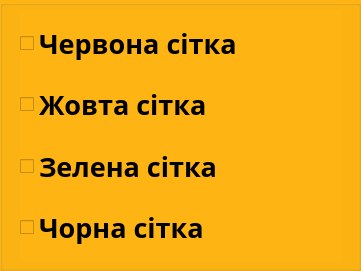
   <widget class="QGroupBox" name="groupBox_5">
    <property name="geometry">
     <rect>
      <x>750</x>
      <y>970</y>
      <width>361</width>
      <height>271</height>
     </rect>
    </property>
    <property name="palette">
     <palette>
      <active>
       <colorrole role="WindowText">
        <brush brushstyle="SolidPattern">
         <color alpha="255">
          <red>0</red>
          <green>0</green>
          <blue>0</blue>
         </color>
        </brush>
       </colorrole>
       <colorrole role="Button">
        <brush brushstyle="SolidPattern">
         <color alpha="255">
          <red>254</red>
          <green>180</green>
          <blue>19</blue>
         </color>
        </brush>
       </colorrole>
       <colorrole role="Light">
        <brush brushstyle="SolidPattern">
         <color alpha="255">
          <red>212</red>
          <green>255</green>
          <blue>223</blue>
         </color>
        </brush>
       </colorrole>
       <colorrole role="Midlight">
        <brush brushstyle="SolidPattern">
         <color alpha="255">
          <red>148</red>
          <green>255</green>
          <blue>175</blue>
         </color>
        </brush>
       </colorrole>
       <colorrole role="Dark">
        <brush brushstyle="SolidPattern">
         <color alpha="255">
          <red>42</red>
          <green>127</green>
          <blue>63</blue>
         </color>
        </brush>
       </colorrole>
       <colorrole role="Mid">
        <brush brushstyle="SolidPattern">
         <color alpha="255">
          <red>57</red>
          <green>170</green>
          <blue>85</blue>
         </color>
        </brush>
       </colorrole>
       <colorrole role="Text">
        <brush brushstyle="SolidPattern">
         <color alpha="255">
          <red>0</red>
          <green>0</green>
          <blue>0</blue>
         </color>
        </brush>
       </colorrole>
       <colorrole role="BrightText">
        <brush brushstyle="SolidPattern">
         <color alpha="255">
          <red>255</red>
          <green>255</green>
          <blue>255</blue>
         </color>
        </brush>
       </colorrole>
       <colorrole role="ButtonText">
        <brush brushstyle="SolidPattern">
         <color alpha="255">
          <red>0</red>
          <green>0</green>
          <blue>0</blue>
         </color>
        </brush>
       </colorrole>
       <colorrole role="Base">
        <brush brushstyle="SolidPattern">
         <color alpha="255">
          <red>254</red>
          <green>180</green>
          <blue>19</blue>
         </color>
        </brush>
       </colorrole>
       <colorrole role="Window">
        <brush brushstyle="SolidPattern">
         <color alpha="255">
          <red>254</red>
          <green>180</green>
          <blue>19</blue>
         </color>
        </brush>
       </colorrole>
       <colorrole role="Shadow">
        <brush brushstyle="SolidPattern">
         <color alpha="255">
          <red>0</red>
          <green>0</green>
          <blue>0</blue>
         </color>
        </brush>
       </colorrole>
       <colorrole role="AlternateBase">
        <brush brushstyle="SolidPattern">
         <color alpha="255">
          <red>170</red>
          <green>255</green>
          <blue>191</blue>
         </color>
        </brush>
       </colorrole>
       <colorrole role="ToolTipBase">
        <brush brushstyle="SolidPattern">
         <color alpha="255">
          <red>255</red>
          <green>255</green>
          <blue>220</blue>
         </color>
        </brush>
       </colorrole>
       <colorrole role="ToolTipText">
        <brush brushstyle="SolidPattern">
         <color alpha="255">
          <red>0</red>
          <green>0</green>
          <blue>0</blue>
         </color>
        </brush>
       </colorrole>
       <colorrole role="PlaceholderText">
        <brush brushstyle="SolidPattern">
         <color alpha="127">
          <red>0</red>
          <green>0</green>
          <blue>0</blue>
         </color>
        </brush>
       </colorrole>
      </active>
      <inactive>
       <colorrole role="WindowText">
        <brush brushstyle="SolidPattern">
         <color alpha="255">
          <red>0</red>
          <green>0</green>
          <blue>0</blue>
         </color>
        </brush>
       </colorrole>
       <colorrole role="Button">
        <brush brushstyle="SolidPattern">
         <color alpha="255">
          <red>254</red>
          <green>180</green>
          <blue>19</blue>
         </color>
        </brush>
       </colorrole>
       <colorrole role="Light">
        <brush brushstyle="SolidPattern">
         <color alpha="255">
          <red>212</red>
          <green>255</green>
          <blue>223</blue>
         </color>
        </brush>
       </colorrole>
       <colorrole role="Midlight">
        <brush brushstyle="SolidPattern">
         <color alpha="255">
          <red>148</red>
          <green>255</green>
          <blue>175</blue>
         </color>
        </brush>
       </colorrole>
       <colorrole role="Dark">
        <brush brushstyle="SolidPattern">
         <color alpha="255">
          <red>42</red>
          <green>127</green>
          <blue>63</blue>
         </color>
        </brush>
       </colorrole>
       <colorrole role="Mid">
        <brush brushstyle="SolidPattern">
         <color alpha="255">
          <red>57</red>
          <green>170</green>
          <blue>85</blue>
         </color>
        </brush>
       </colorrole>
       <colorrole role="Text">
        <brush brushstyle="SolidPattern">
         <color alpha="255">
          <red>0</red>
          <green>0</green>
          <blue>0</blue>
         </color>
        </brush>
       </colorrole>
       <colorrole role="BrightText">
        <brush brushstyle="SolidPattern">
         <color alpha="255">
          <red>255</red>
          <green>255</green>
          <blue>255</blue>
         </color>
        </brush>
       </colorrole>
       <colorrole role="ButtonText">
        <brush brushstyle="SolidPattern">
         <color alpha="255">
          <red>0</red>
          <green>0</green>
          <blue>0</blue>
         </color>
        </brush>
       </colorrole>
       <colorrole role="Base">
        <brush brushstyle="SolidPattern">
         <color alpha="255">
          <red>254</red>
          <green>180</green>
          <blue>19</blue>
         </color>
        </brush>
       </colorrole>
       <colorrole role="Window">
        <brush brushstyle="SolidPattern">
         <color alpha="255">
          <red>254</red>
          <green>180</green>
          <blue>19</blue>
         </color>
        </brush>
       </colorrole>
       <colorrole role="Shadow">
        <brush brushstyle="SolidPattern">
         <color alpha="255">
          <red>0</red>
          <green>0</green>
          <blue>0</blue>
         </color>
        </brush>
       </colorrole>
       <colorrole role="AlternateBase">
        <brush brushstyle="SolidPattern">
         <color alpha="255">
          <red>170</red>
          <green>255</green>
          <blue>191</blue>
         </color>
        </brush>
       </colorrole>
       <colorrole role="ToolTipBase">
        <brush brushstyle="SolidPattern">
         <color alpha="255">
          <red>255</red>
          <green>255</green>
          <blue>220</blue>
         </color>
        </brush>
       </colorrole>
       <colorrole role="ToolTipText">
        <brush brushstyle="SolidPattern">
         <color alpha="255">
          <red>0</red>
          <green>0</green>
          <blue>0</blue>
         </color>
        </brush>
       </colorrole>
       <colorrole role="PlaceholderText">
        <brush brushstyle="SolidPattern">
         <color alpha="127">
          <red>0</red>
          <green>0</green>
          <blue>0</blue>
         </color>
        </brush>
       </colorrole>
      </inactive>
      <disabled>
       <colorrole role="WindowText">
        <brush brushstyle="SolidPattern">
         <color alpha="255">
          <red>42</red>
          <green>127</green>
          <blue>63</blue>
         </color>
        </brush>
       </colorrole>
       <colorrole role="Button">
        <brush brushstyle="SolidPattern">
         <color alpha="255">
          <red>254</red>
          <green>180</green>
          <blue>19</blue>
         </color>
        </brush>
       </colorrole>
       <colorrole role="Light">
        <brush brushstyle="SolidPattern">
         <color alpha="255">
          <red>212</red>
          <green>255</green>
          <blue>223</blue>
         </color>
        </brush>
       </colorrole>
       <colorrole role="Midlight">
        <brush brushstyle="SolidPattern">
         <color alpha="255">
          <red>148</red>
          <green>255</green>
          <blue>175</blue>
         </color>
        </brush>
       </colorrole>
       <colorrole role="Dark">
        <brush brushstyle="SolidPattern">
         <color alpha="255">
          <red>42</red>
          <green>127</green>
          <blue>63</blue>
         </color>
        </brush>
       </colorrole>
       <colorrole role="Mid">
        <brush brushstyle="SolidPattern">
         <color alpha="255">
          <red>57</red>
          <green>170</green>
          <blue>85</blue>
         </color>
        </brush>
       </colorrole>
       <colorrole role="Text">
        <brush brushstyle="SolidPattern">
         <color alpha="255">
          <red>42</red>
          <green>127</green>
          <blue>63</blue>
         </color>
        </brush>
       </colorrole>
       <colorrole role="BrightText">
        <brush brushstyle="SolidPattern">
         <color alpha="255">
          <red>255</red>
          <green>255</green>
          <blue>255</blue>
         </color>
        </brush>
       </colorrole>
       <colorrole role="ButtonText">
        <brush brushstyle="SolidPattern">
         <color alpha="255">
          <red>42</red>
          <green>127</green>
          <blue>63</blue>
         </color>
        </brush>
       </colorrole>
       <colorrole role="Base">
        <brush brushstyle="SolidPattern">
         <color alpha="255">
          <red>254</red>
          <green>180</green>
          <blue>19</blue>
         </color>
        </brush>
       </colorrole>
       <colorrole role="Window">
        <brush brushstyle="SolidPattern">
         <color alpha="255">
          <red>254</red>
          <green>180</green>
          <blue>19</blue>
         </color>
        </brush>
       </colorrole>
       <colorrole role="Shadow">
        <brush brushstyle="SolidPattern">
         <color alpha="255">
          <red>0</red>
          <green>0</green>
          <blue>0</blue>
         </color>
        </brush>
       </colorrole>
       <colorrole role="AlternateBase">
        <brush brushstyle="SolidPattern">
         <color alpha="255">
          <red>85</red>
          <green>255</green>
          <blue>127</blue>
         </color>
        </brush>
       </colorrole>
       <colorrole role="ToolTipBase">
        <brush brushstyle="SolidPattern">
         <color alpha="255">
          <red>255</red>
          <green>255</green>
          <blue>220</blue>
         </color>
        </brush>
       </colorrole>
       <colorrole role="ToolTipText">
        <brush brushstyle="SolidPattern">
         <color alpha="255">
          <red>0</red>
          <green>0</green>
          <blue>0</blue>
         </color>
        </brush>
       </colorrole>
       <colorrole role="PlaceholderText">
        <brush brushstyle="SolidPattern">
         <color alpha="127">
          <red>42</red>
          <green>127</green>
          <blue>63</blue>
         </color>
        </brush>
       </colorrole>
      </disabled>
     </palette>
    </property>
    <property name="styleSheet">
     <string notr="true">background-color: rgb(254, 180, 19)</string>
    </property>
    <property name="title">
     <string/>
    </property>
    <widget class="QWidget" name="layoutWidget_7">
     <property name="geometry">
      <rect>
       <x>20</x>
       <y>10</y>
       <width>321</width>
       <height>251</height>
      </rect>
     </property>
     <layout class="QFormLayout" name="formLayout_7">
      <item row="1" column="0">
       <widget class="QCheckBox" name="checkBox_24">
        <property name="font">
         <font>
          <family>Sitka Banner Semibold</family>
          <pointsize>20</pointsize>
          <bold>true</bold>
         </font>
        </property>
        <property name="text">
         <string>Червона сітка</string>
        </property>
       </widget>
      </item>
      <item row="1" column="1">
       <spacer name="horizontalSpacer_14">
        <property name="orientation">
         <enum>Qt::Horizontal</enum>
        </property>
        <property name="sizeHint" stdset="0">
         <size>
          <width>40</width>
          <height>20</height>
         </size>
        </property>
       </spacer>
      </item>
      <item row="2" column="0">
       <spacer name="verticalSpacer_18">
        <property name="orientation">
         <enum>Qt::Vertical</enum>
        </property>
        <property name="sizeHint" stdset="0">
         <size>
          <width>20</width>
          <height>40</height>
         </size>
        </property>
       </spacer>
      </item>
      <item row="3" column="0">
       <widget class="QCheckBox" name="checkBox_25">
        <property name="font">
         <font>
          <family>Sitka Banner Semibold</family>
          <pointsize>20</pointsize>
          <bold>true</bold>
         </font>
        </property>
        <property name="text">
         <string>Жовта сітка</string>
        </property>
       </widget>
      </item>
      <item row="3" column="1">
       <spacer name="horizontalSpacer_15">
        <property name="orientation">
         <enum>Qt::Horizontal</enum>
        </property>
        <property name="sizeHint" stdset="0">
         <size>
          <width>40</width>
          <height>20</height>
         </size>
        </property>
       </spacer>
      </item>
      <item row="4" column="0">
       <spacer name="verticalSpacer_19">
        <property name="orientation">
         <enum>Qt::Vertical</enum>
        </property>
        <property name="sizeHint" stdset="0">
         <size>
          <width>20</width>
          <height>40</height>
         </size>
        </property>
       </spacer>
      </item>
      <item row="5" column="0">
       <widget class="QCheckBox" name="checkBox_26">
        <property name="font">
         <font>
          <family>Sitka Banner Semibold</family>
          <pointsize>20</pointsize>
          <bold>true</bold>
         </font>
        </property>
        <property name="text">
         <string>Зелена сітка</string>
        </property>
       </widget>
      </item>
      <item row="6" column="0">
       <spacer name="verticalSpacer_20">
        <property name="orientation">
         <enum>Qt::Vertical</enum>
        </property>
        <property name="sizeHint" stdset="0">
         <size>
          <width>20</width>
          <height>40</height>
         </size>
        </property>
       </spacer>
      </item>
      <item row="8" column="0">
       <widget class="QCheckBox" name="checkBox_36">
        <property name="font">
         <font>
          <family>Sitka Banner Semibold</family>
          <pointsize>20</pointsize>
          <bold>true</bold>
         </font>
        </property>
        <property name="text">
         <string>Чорна сітка</string>
        </property>
       </widget>
      </item>
      <item row="8" column="1">
       <spacer name="horizontalSpacer_16">
        <property name="orientation">
         <enum>Qt::Horizontal</enum>
        </property>
        <property name="sizeHint" stdset="0">
         <size>
          <width>40</width>
          <height>20</height>
         </size>
        </property>
       </spacer>
      </item>
      <item row="5" column="1">
       <spacer name="horizontalSpacer_17">
        <property name="orientation">
         <enum>Qt::Horizontal</enum>
        </property>
        <property name="sizeHint" stdset="0">
         <size>
          <width>40</width>
          <height>20</height>
         </size>
        </property>
       </spacer>
      </item>
      <item row="0" column="0">
       <spacer name="verticalSpacer_21">
        <property name="orientation">
         <enum>Qt::Vertical</enum>
        </property>
        <property name="sizeHint" stdset="0">
         <size>
          <width>20</width>
          <height>40</height>
         </size>
        </property>
       </spacer>
      </item>
      <item row="9" column="0">
       <spacer name="verticalSpacer_22">
        <property name="orientation">
         <enum>Qt::Vertical</enum>
        </property>
        <property name="sizeHint" stdset="0">
         <size>
          <width>20</width>
          <height>40</height>
         </size>
        </property>
       </spacer>
      </item>
     </layout>
    </widget>
   </widget>
